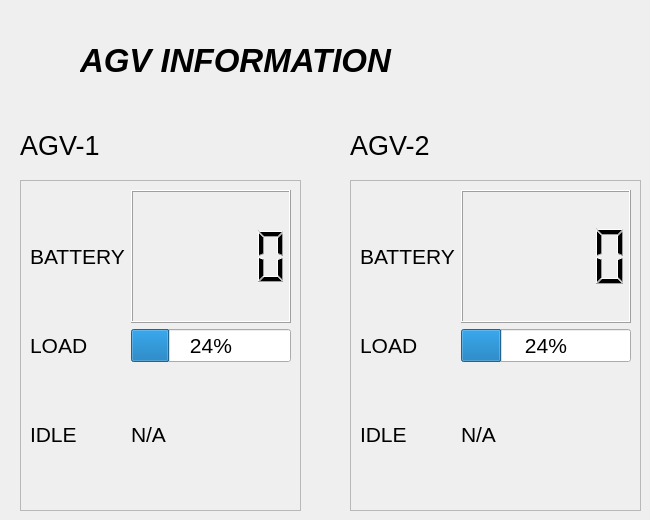
            <widget class="QWidget" name="AGV">
             <widget class="QLabel" name="label_12">
              <property name="geometry">
               <rect>
                <x>80</x>
                <y>10</y>
                <width>321</width>
                <height>101</height>
               </rect>
              </property>
              <property name="font">
               <font>
                <family>Arial</family>
                <pointsize>25</pointsize>
                <weight>75</weight>
                <italic>true</italic>
                <bold>true</bold>
               </font>
              </property>
              <property name="text">
               <string>AGV INFORMATION</string>
              </property>
             </widget>
             <widget class="QFrame" name="frame">
              <property name="geometry">
               <rect>
                <x>20</x>
                <y>180</y>
                <width>281</width>
                <height>331</height>
               </rect>
              </property>
              <property name="frameShape">
               <enum>QFrame::StyledPanel</enum>
              </property>
              <property name="frameShadow">
               <enum>QFrame::Raised</enum>
              </property>
              <layout class="QGridLayout" name="gridLayout_2">
               <item row="2" column="0">
                <widget class="QLabel" name="label_19">
                 <property name="font">
                  <font>
                   <family>Arial</family>
                   <pointsize>16</pointsize>
                  </font>
                 </property>
                 <property name="text">
                  <string>IDLE</string>
                 </property>
                </widget>
               </item>
               <item row="1" column="1">
                <widget class="QProgressBar" name="progressBar">
                 <property name="font">
                  <font>
                   <family>Arial</family>
                   <pointsize>16</pointsize>
                  </font>
                 </property>
                 <property name="value">
                  <number>24</number>
                 </property>
                </widget>
               </item>
               <item row="2" column="1">
                <widget class="QLabel" name="label_23">
                 <property name="font">
                  <font>
                   <family>Arial</family>
                   <pointsize>16</pointsize>
                  </font>
                 </property>
                 <property name="text">
                  <string>N/A</string>
                 </property>
                </widget>
               </item>
               <item row="1" column="0">
                <widget class="QLabel" name="label_17">
                 <property name="font">
                  <font>
                   <family>Arial</family>
                   <pointsize>16</pointsize>
                  </font>
                 </property>
                 <property name="text">
                  <string>LOAD</string>
                 </property>
                </widget>
               </item>
               <item row="0" column="0">
                <widget class="QLabel" name="label_15">
                 <property name="font">
                  <font>
                   <family>Arial</family>
                   <pointsize>16</pointsize>
                  </font>
                 </property>
                 <property name="text">
                  <string>BATTERY</string>
                 </property>
                </widget>
               </item>
               <item row="0" column="1">
                <widget class="QLCDNumber" name="lcdNumber"/>
               </item>
              </layout>
             </widget>
             <widget class="QFrame" name="frame_2">
              <property name="geometry">
               <rect>
                <x>350</x>
                <y>180</y>
                <width>291</width>
                <height>331</height>
               </rect>
              </property>
              <property name="minimumSize">
               <size>
                <width>0</width>
                <height>0</height>
               </size>
              </property>
              <property name="frameShape">
               <enum>QFrame::StyledPanel</enum>
              </property>
              <property name="frameShadow">
               <enum>QFrame::Raised</enum>
              </property>
              <layout class="QGridLayout" name="gridLayout_3">
               <item row="1" column="0">
                <widget class="QLabel" name="label_18">
                 <property name="font">
                  <font>
                   <family>Arial</family>
                   <pointsize>16</pointsize>
                  </font>
                 </property>
                 <property name="text">
                  <string>LOAD</string>
                 </property>
                </widget>
               </item>
               <item row="0" column="0">
                <widget class="QLabel" name="label_16">
                 <property name="font">
                  <font>
                   <family>Arial</family>
                   <pointsize>16</pointsize>
                  </font>
                 </property>
                 <property name="text">
                  <string>BATTERY</string>
                 </property>
                </widget>
               </item>
               <item row="2" column="0">
                <widget class="QLabel" name="label_20">
                 <property name="font">
                  <font>
                   <family>Arial</family>
                   <pointsize>16</pointsize>
                  </font>
                 </property>
                 <property name="text">
                  <string>IDLE</string>
                 </property>
                </widget>
               </item>
               <item row="2" column="1">
                <widget class="QLabel" name="label_26">
                 <property name="font">
                  <font>
                   <family>Arial</family>
                   <pointsize>16</pointsize>
                  </font>
                 </property>
                 <property name="text">
                  <string>N/A</string>
                 </property>
                </widget>
               </item>
               <item row="1" column="1">
                <widget class="QProgressBar" name="progressBar_2">
                 <property name="font">
                  <font>
                   <family>Arial</family>
                   <pointsize>16</pointsize>
                  </font>
                 </property>
                 <property name="value">
                  <number>24</number>
                 </property>
                </widget>
               </item>
               <item row="0" column="1">
                <widget class="QLCDNumber" name="lcdNumber_2">
                 <property name="font">
                  <font>
                   <family>Arial</family>
                   <pointsize>9</pointsize>
                  </font>
                 </property>
                </widget>
               </item>
              </layout>
             </widget>
             <widget class="QLabel" name="label_14">
              <property name="geometry">
               <rect>
                <x>350</x>
                <y>130</y>
                <width>91</width>
                <height>31</height>
               </rect>
              </property>
              <property name="font">
               <font>
                <family>Arial</family>
                <pointsize>20</pointsize>
               </font>
              </property>
              <property name="text">
               <string>AGV-2</string>
              </property>
             </widget>
             <widget class="QLabel" name="label_13">
              <property name="geometry">
               <rect>
                <x>31</x>
                <y>131</y>
                <width>81</width>
                <height>31</height>
               </rect>
              </property>
              <property name="font">
               <font>
                <family>Arial</family>
                <pointsize>20</pointsize>
               </font>
              </property>
              <property name="text">
               <string/>
              </property>
             </widget>
             <widget class="QLabel" name="label_21">
              <property name="geometry">
               <rect>
                <x>20</x>
                <y>130</y>
                <width>91</width>
                <height>31</height>
               </rect>
              </property>
              <property name="font">
               <font>
                <family>Arial</family>
                <pointsize>20</pointsize>
               </font>
              </property>
              <property name="text">
               <string>AGV-1</string>
              </property>
             </widget>
            </widget>
